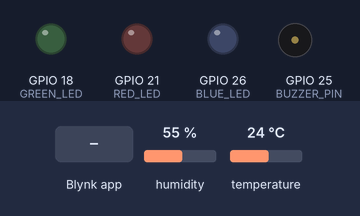
This sketch was run on a simulated ESP32. Parts: output pins drawn as LEDs (lit = HIGH), buzzer (waves = sounding, pin HIGH). The test bench sets the inputs (shaded band); at power-on: temperature 24 °C, humidity 55 %. WiFi joins after 1.5 s; servers stay silent unless stated; what the sketch prints to the serial monitor is not drawn.

Above: at 4.0 s.
4.1 s: temperature set to 29 °C
6.3 s: temperature set to 32 °C
At 8.97 s:
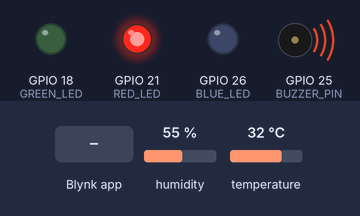
11.1 s: Blynk app writes 1 to V3
At 11.4 s:
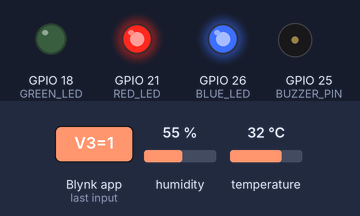
12.6 s: temperature set to 12 °C
At 13.7 s:
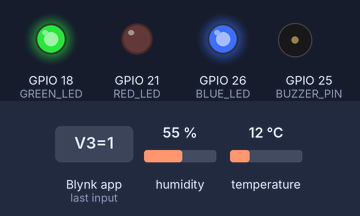
14.3 s: temperature set to 33 °C
At 18.0 s:
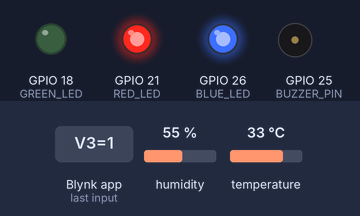
18.3 s: temperature set to 19 °C
At 22.1 s:
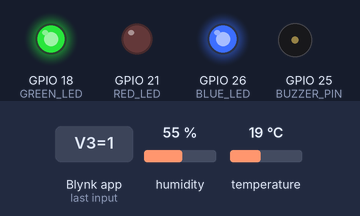
Timing chart, 0 to 23.3 s (numbered marks = the images above; inputs shaded):
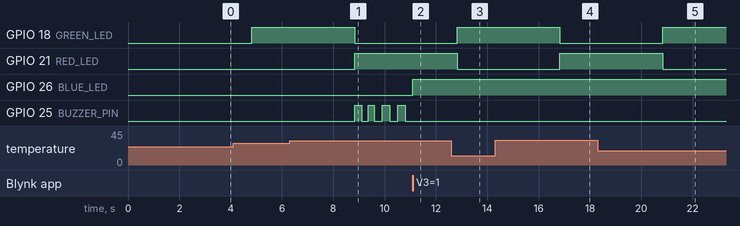

Measured:
- the behaviour switches between 30 and 31 °C on temperature (found by bisection; images 0 and 1)
- after the input at 6.3 s, GPIO 18 (GREEN_LED): HIGH → LOW after 2.5 s; GPIO 21 (RED_LED): LOW → HIGH after 2.5 s; GPIO 25 (BUZZER_PIN): alternates HIGH for 0.29 s and LOW for 0.30 s, starting after 2.5 s
- after the input at 11.1 s, GPIO 26 (BLUE_LED): LOW → HIGH at once; GPIO 25 (BUZZER_PIN): stops changing and stays LOW
- after the input at 12.6 s, GPIO 18 (GREEN_LED): LOW → HIGH after 0.23 s; GPIO 21 (RED_LED): HIGH → LOW after 0.23 s
- after the input at 14.3 s, GPIO 18 (GREEN_LED): HIGH → LOW after 2.5 s; GPIO 21 (RED_LED): LOW → HIGH after 2.5 s
- after the input at 18.3 s, GPIO 18 (GREEN_LED): LOW → HIGH after 2.5 s; GPIO 21 (RED_LED): HIGH → LOW after 2.5 s

The sketch:

smart_fan_monitor.ino
```cpp
#define BLYNK_TEMPLATE_ID   "YOUR_TEMPLATE_ID"
#define BLYNK_TEMPLATE_NAME "smart fan monitor"
#define BLYNK_AUTH_TOKEN    "YOUR_AUTH_TOKEN"

#include <WiFi.h>
#include <BlynkSimpleEsp32.h>
#include <DHT.h>

char ssid[] = "YOUR_HOTSPOT_NAME";
char pass[] = "YOUR_HOTSPOT_PASSWORD";

// Hardware pins
#define DHTPIN       4
#define DHTTYPE      DHT11
#define BUZZER_PIN   25
#define RED_LED      21
#define GREEN_LED    18
#define BLUE_LED     26     // fan indicator LED

const float TEMP_THRESHOLD = 30.0;   // > 30 = hot
const int   MAX_DHT_FAILS  = 5;

DHT dht(DHTPIN, DHTTYPE);
BlynkTimer timer;

bool fanSwitch    = false;   // V3
bool buzzerSwitch = false;   // V4 (test)

bool  sensorValid = false;
int   dhtFails    = 0;
float temperature = 0;
float humidity    = 0;

bool fanOn       = false;
int  fanSpeed    = 0;
bool buzzerOn    = false;
bool buzzerState = false;
bool alertActive = false;

unsigned long lastBeepMillis = 0;
const unsigned long BEEP_INTERVAL = 250;

void readSensor();
void applyOutputs();
void updateBuzzer();
void sendToBlynk();
void connectBlynk();
String buildStatus();

BLYNK_CONNECTED() {
  Serial.println("Blynk connected!");
  Blynk.syncVirtual(V3, V4);
  sendToBlynk();
}

BLYNK_WRITE(V3) {
  fanSwitch = (param.asInt() == 1);
  if (fanSwitch && buzzerSwitch) {
    buzzerSwitch = false;
    Blynk.virtualWrite(V4, 0);
  }
  applyOutputs();
  sendToBlynk();
}

BLYNK_WRITE(V4) {
  buzzerSwitch = (param.asInt() == 1);
  applyOutputs();
  sendToBlynk();
}

void applyOutputs() {
  bool hot = sensorValid && (temperature > TEMP_THRESHOLD);

  digitalWrite(RED_LED,   (sensorValid && hot)  ? HIGH : LOW);
  digitalWrite(GREEN_LED, (sensorValid && !hot) ? HIGH : LOW);

  fanOn    = fanSwitch;
  fanSpeed = fanOn ? 100 : 0;
  ledcWrite(BLUE_LED, fanOn ? 255 : 0);

  bool wasBuzzerOn = buzzerOn;
  buzzerOn = !fanOn && (hot || buzzerSwitch);

  if (buzzerOn && !wasBuzzerOn) {
    buzzerState = true;
    digitalWrite(BUZZER_PIN, HIGH);
    lastBeepMillis = millis();
  }
  if (!buzzerOn) {
    buzzerState = false;
    digitalWrite(BUZZER_PIN, LOW);
  }

  if (sensorValid) {
    if (hot && !alertActive) {
      alertActive = true;
      if (Blynk.connected()) {
        Blynk.logEvent("heat_alert", "Room temperature is above 30 degrees C! Turn on the fan.");
      }
    } else if (!hot) {
      alertActive = false;
    }
  }
}

void readSensor() {
  float t = dht.readTemperature();
  float h = dht.readHumidity();

  if (isnan(t) || isnan(h)) {
    dhtFails++;
    Serial.print("ERROR: DHT11 reading failed (");
    Serial.print(dhtFails);
    Serial.println(" in a row)");
    if (dhtFails >= MAX_DHT_FAILS) {
      sensorValid = false;
      applyOutputs();
      sendToBlynk();
    }
    return;
  }

  dhtFails    = 0;
  sensorValid = true;
  temperature = t;
  humidity    = h;

  applyOutputs();
  sendToBlynk();

  Serial.print("Temperature: ");
  Serial.print(temperature);
  Serial.print(" C | Humidity: ");
  Serial.print(humidity);
  Serial.print(" % | Fan: ");
  Serial.print(fanOn ? "ON" : "OFF");
  Serial.print(" | Buzzer: ");
  Serial.println(buzzerOn ? "ON" : "OFF");
}

void updateBuzzer() {
  if (buzzerOn) {
    if (millis() - lastBeepMillis >= BEEP_INTERVAL) {
      lastBeepMillis = millis();
      buzzerState = !buzzerState;
      digitalWrite(BUZZER_PIN, buzzerState ? HIGH : LOW);
    }
  } else {
    buzzerState = false;
    digitalWrite(BUZZER_PIN, LOW);
    lastBeepMillis = millis();
  }
}

String buildStatus() {
  if (!sensorValid) {
    return String("DHT11 error | fan ") + (fanOn ? "ON" : "OFF");
  }
  String s = String(temperature, 1) + "C ";
  if (temperature > TEMP_THRESHOLD) {
    s += fanOn ? "> 30C - fan ON, buzzer OFF" : "> 30C - ALERT! turn on fan";
  } else {
    s += "<= 30C - normal, fan ";
    s += fanOn ? "ON" : "OFF";
  }
  return s;
}

void sendToBlynk() {
  if (!Blynk.connected()) return;
  if (sensorValid) {
    Blynk.virtualWrite(V0, temperature);
    Blynk.virtualWrite(V1, humidity);
  }
  Blynk.virtualWrite(V5, fanSpeed);
  Blynk.virtualWrite(V7, buildStatus());
}

void connectBlynk() {
  if (WiFi.status() != WL_CONNECTED) {
    Serial.println("Wi-Fi disconnected. Reconnecting...");
    WiFi.reconnect();
    return;
  }
  if (!Blynk.connected()) {
    Serial.println("Attempting Blynk connection...");
    if (Blynk.connect(5000)) {
      Serial.println("Blynk connection successful!");
    } else {
      Serial.println("Blynk connection failed; will retry.");
    }
  }
}

void setup() {
  Serial.begin(115200);
  delay(1000);

  pinMode(BUZZER_PIN, OUTPUT);
  pinMode(RED_LED, OUTPUT);
  pinMode(GREEN_LED, OUTPUT);
  digitalWrite(BUZZER_PIN, LOW);
  digitalWrite(RED_LED, LOW);
  digitalWrite(GREEN_LED, LOW);

  if (!ledcAttach(BLUE_LED, 5000, 8)) {
    Serial.println("ERROR: Blue LED PWM setup failed");
  }
  ledcWrite(BLUE_LED, 0);

  dht.begin();

  WiFi.mode(WIFI_STA);
  WiFi.begin(ssid, pass);
  Serial.print("Connecting to Wi-Fi");
  unsigned long startAttempt = millis();
  while (WiFi.status() != WL_CONNECTED && millis() - startAttempt < 20000) {
    delay(500);
    Serial.print(".");
  }
  if (WiFi.status() == WL_CONNECTED) {
    Serial.println("\nWi-Fi connected!");
  } else {
    Serial.println("\nWi-Fi connection timed out.");
  }

  Blynk.config(BLYNK_AUTH_TOKEN);
  if (WiFi.status() == WL_CONNECTED) {
    Blynk.connect(10000);
  }

  applyOutputs();

  timer.setInterval(2000L, readSensor);
  timer.setInterval(50L, updateBuzzer);
  timer.setInterval(15000L, connectBlynk);
}

void loop() {
  if (Blynk.connected()) {
    Blynk.run();
  }
  timer.run();
}
```
